Frame 1 (no input): blank canvas, image omitted
Frame 60 (the mouse pressed at the canvas centre just before this capture): blank canvas, image omitted
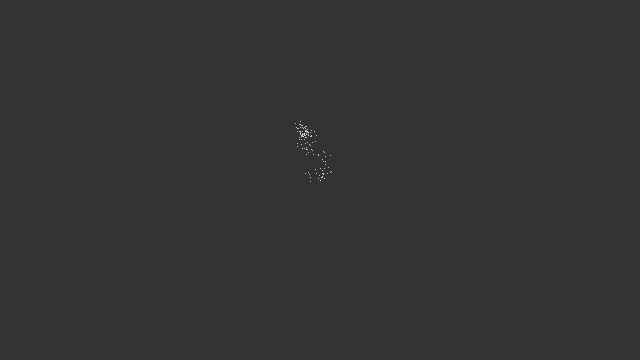
Frame 120 (the mouse held since frame 60 and released just before this capture)

The Processing sketch whose frames 1 and 60 were blank and that drew this single picture after the mouse press (run headless with seeded random() and noise(); from frame 60 on, the mouse is pressed at the canvas centre):

// Processing sketch: brownian_motion_art
// ── brownian_motion_art.pde
int num = 2000;
int range = 6;

float[] ax = new float[num];
float[] ay = new float[num]; 


void setup() 
{
  size(640, 360);
  for(int i = 0; i < num; i++) {
    ax[i] = width/2;
    ay[i] = height/2;
  }
  frameRate(30);
}

void draw() 
{
  background(51);
  
  // Shift all elements 1 place to the left
  for(int i = 1; i < num; i++) {
    ax[i-1] = ax[i];
    ay[i-1] = ay[i];
  }

  // Put a new value at the end of the array
  ax[num-1] += random(-range, range);
  ay[num-1] += random(-range, range);

  // Constrain all points to the screen
  ax[num-1] = constrain(ax[num-1], 0, width);
  ay[num-1] = constrain(ay[num-1], 0, height);
  
  // Draw a line connecting the points
  for(int i=1; i<num; i++) {    
    float val = float(i)/num * 204.0 + 51;
    stroke(val);
    point(ax[i-1], ay[i-1]);
  }
}
